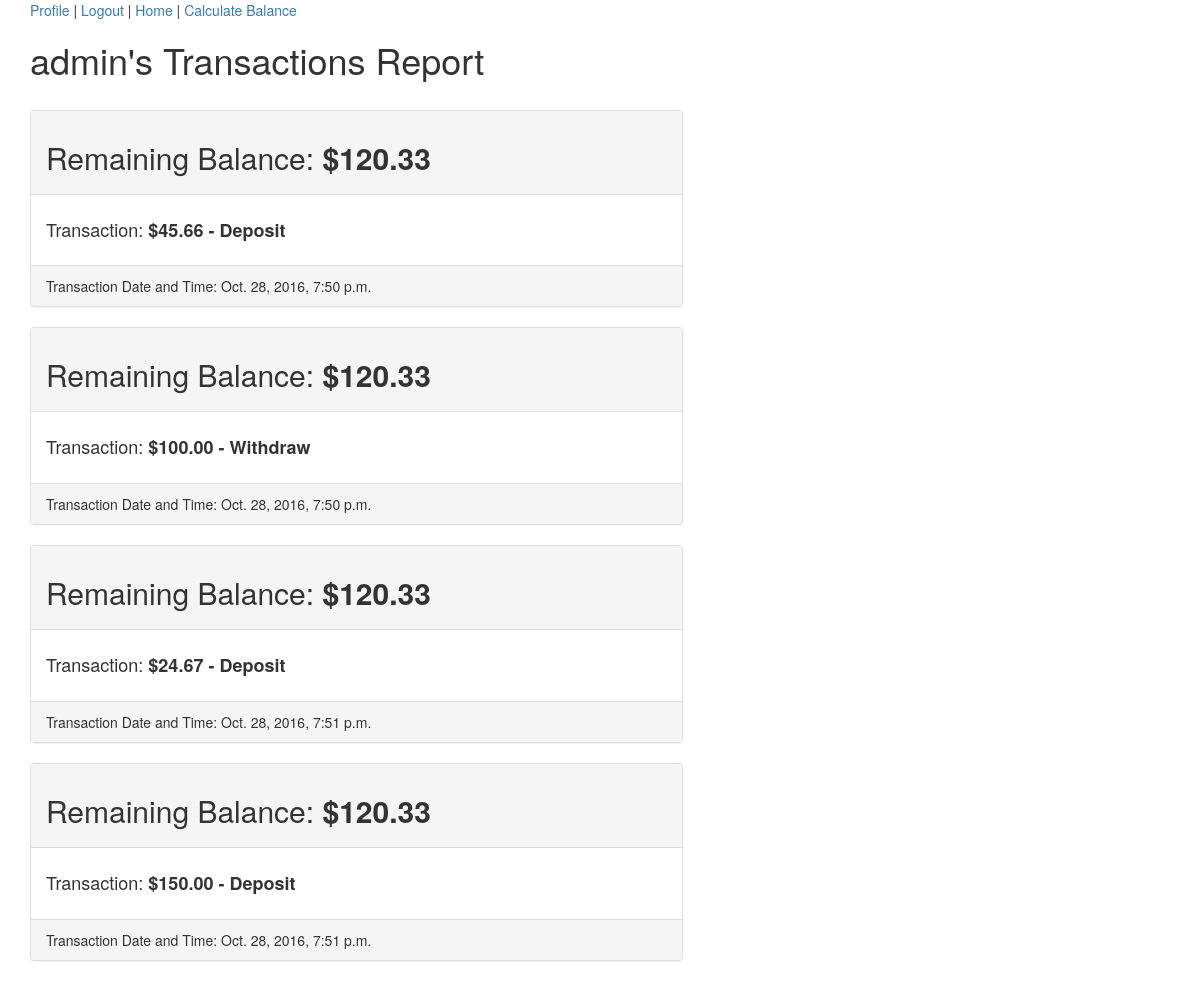
/account/1/ (signed in), run on the app's committed database.
### bank/models.py (models this page shows)
class Transaction(models.Model):
    user = models.ForeignKey('auth.User')
    num1 = models.FloatField()
    operator1 = models.CharField(max_length=1, choices=OPTION)
    created = models.DateTimeField(auto_now_add=True)

class Profile(models.Model):
    user = models.OneToOneField('auth.User')
    @property
    def balance(self):
        deposit_total = 0
        withdraw_total = 0
        transactions = Transaction.objects.filter(user=self.user)
        for transaction in transactions:
            if transaction.operator1 =='D':
                deposit_total += transaction.num1
            else:
                withdraw_total += transaction.num1
        return round(deposit_total - withdraw_total, 2)

### bank/views.py (the view)
# urls.py: url(r'^account/(?P<pk>\d+)/$', TransactionDetailView.as_view(), name="transaction_detail_view"),
class TransactionDetailView(ListView):
    model = Transaction
    def get_context_data(self, **kwargs):
        context = super().get_context_data(**kwargs)
        context['accounts'] = Transaction.objects.all()
        return context

### templates/bank/transaction_list.html
{% extends 'base.html' %}
{% block content %}
 | <a href="{% url 'balance_create_view' %}">Calculate Balance</a> <br>
  <h1>{{ request.user }}'s Transactions Report</h1>
  <br>
    {% for account in accounts %}
      {% if request.user == account.user %}
      <div class="profile_info">
        <div class="row">
          <div class="col-md-7">
            <div class="panel panel-default">
              <div class="panel-heading">
                <h2>Remaining Balance: <b>${{ request.user.profile.balance|floatformat:2 }}</b></h2>
              </div>
              <div class="panel-body">
                <h4>Transaction: <b>${{ account.num1|floatformat:2 }} - {{ account.get_operator1_display }}</b></h4>
              </div>
              <div class="panel-footer">
                Transaction Date and Time:  {{ account.created }}
              </div>
            </div>
          </div>
        </div>
      </div>
    {% endif %}
  {% endfor %}
{% endblock %}

### templates/base.html (shortened to what this page needs)
{% load staticfiles %}
<!DOCTYPE html>
<html>
  <head>
    <link rel="stylesheet" href="{% static 'css/bootstrap.css' %}" media="screen" title="no title">
  </head>
  <body>
      <div class="container">
        {% if not request.user.is_authenticated %}
          <a href="{% url 'user_create_view' %}">New User</a> |
          <a href="{% url 'login' %}">Login</a>
        {% else %}
          <a href="{% url 'transaction_detail_view' user.id %}">Profile</a> |
          <a href="{% url 'logout' %}?next={% url 'index_view' %}">Logout</a> |
          <a href="{% url 'index_view' %}">Home</a>
        {% endif %}
          {% block content %}
          {% endblock %}
      </div>
  </body>
</html>

### data on the page
Transaction: num1 "45.66", operator1 "Deposit", created "Oct. 28, 2016, 7:50 p.m."
Transaction: num1 "100.00", operator1 "Withdraw", created "Oct. 28, 2016, 7:50 p.m."
Transaction: num1 "24.67", operator1 "Deposit", created "Oct. 28, 2016, 7:51 p.m."
Transaction: num1 "150.00", operator1 "Deposit", created "Oct. 28, 2016, 7:51 p.m."

### other printed values
{{ request.user }} "admin"
{{ request.user.profile.balance|floatformat:2 }} "120.33"
